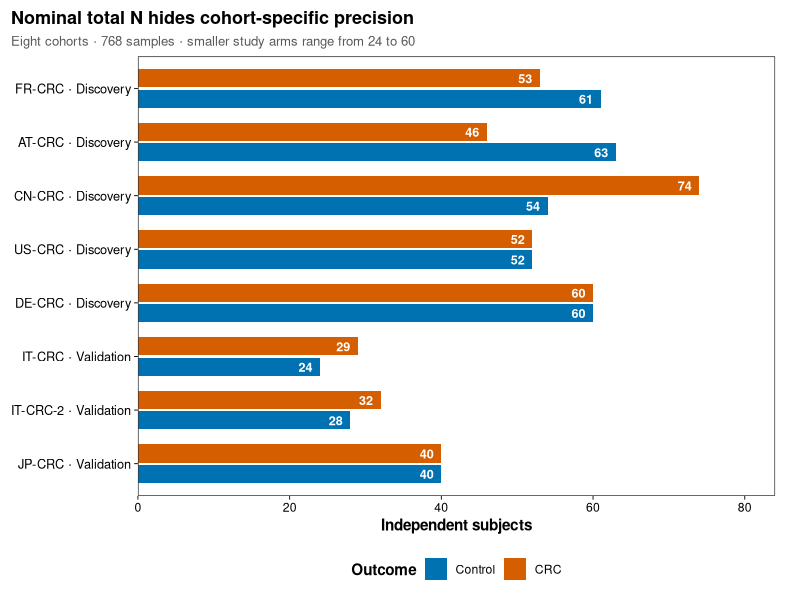
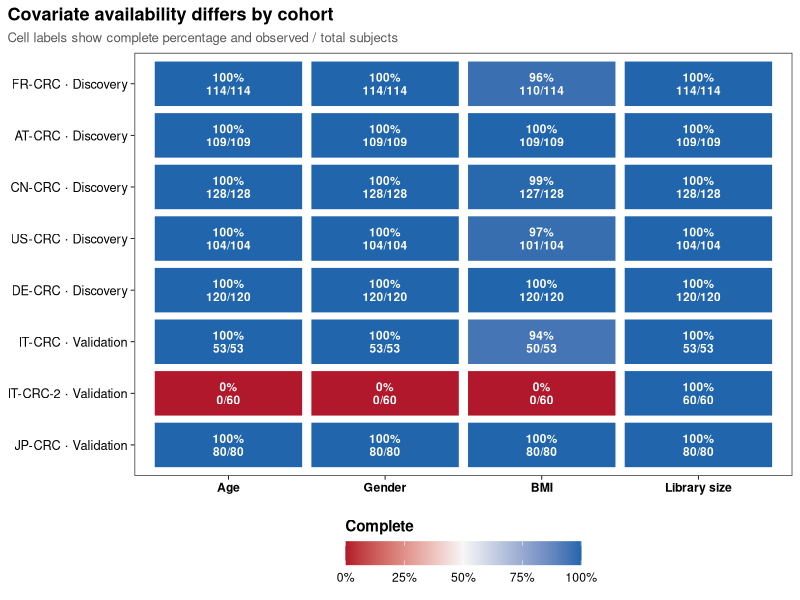
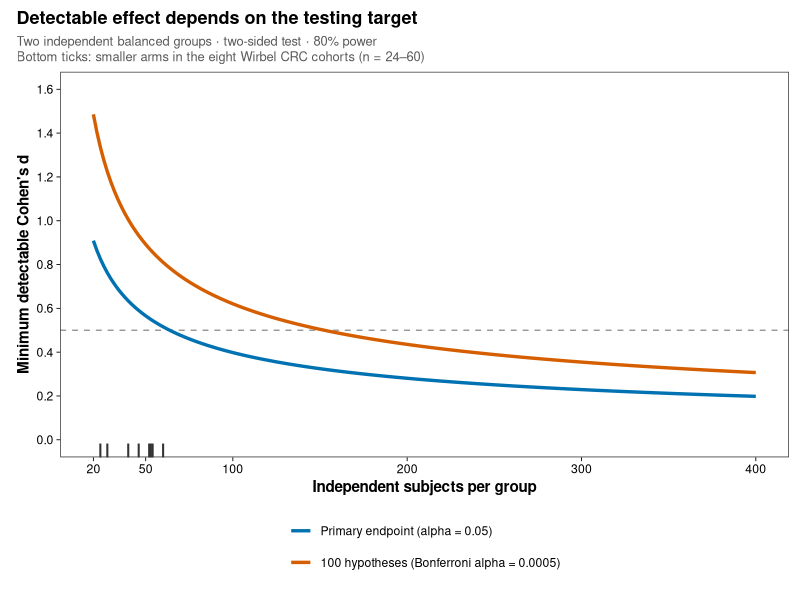

Write the R code that produced these figures, in order.
## ---- chunk 1
library(ggplot2)
library(scales)
library(digest)
library(knitr)

set.seed(20260719)

stopifnot(
  digest(
    "data/small/03-crc-design-audit.tsv",
    algo = "sha256",
    file = TRUE
  ) == "7bdbd41dbdbec761462b2686650cb3e73aa656552d2f031838c6657c13209d8a"
)

pal_pub <- c(
  "#0072B2", "#D55E00", "#009E73", "#CC79A7",
  "#E69F00", "#56B4E9", "#F0E442", "#999999"
)

scale_color_pub <- function(...) {
  ggplot2::scale_color_manual(values = pal_pub, ...)
}

scale_fill_pub <- function(...) {
  ggplot2::scale_fill_manual(values = pal_pub, ...)
}

theme_pub <- function(base_size = 12) {
  ggplot2::theme_bw(base_size = base_size, base_family = "sans") +
    ggplot2::theme(
      panel.grid = ggplot2::element_blank(),
      axis.text = ggplot2::element_text(color = "black"),
      axis.ticks = ggplot2::element_line(color = "black", linewidth = 0.3),
      legend.key = ggplot2::element_blank(),
      legend.background = ggplot2::element_rect(
        fill = scales::alpha("white", 0.7),
        color = NA
      ),
      plot.title.position = "plot"
    )
}

save_pub <- function(
  plot,
  file_base,
  width = 160,
  height = 105,
  units = "mm",
  dpi = 300
) {
  dir.create(
    dirname(file_base),
    recursive = TRUE,
    showWarnings = FALSE
  )
  ggplot2::ggsave(
    paste0(file_base, ".pdf"),
    plot,
    width = width,
    height = height,
    units = units,
    device = grDevices::cairo_pdf
  )
  ggplot2::ggsave(
    paste0(file_base, ".png"),
    plot,
    width = width,
    height = height,
    units = units,
    dpi = dpi,
    bg = "white"
  )
  ggplot2::ggsave(
    paste0(file_base, ".tiff"),
    plot,
    width = width,
    height = height,
    units = units,
    dpi = dpi,
    compression = "lzw",
    bg = "white"
  )
  invisible(plot)
}
## ---- chunk 2
design <- read.delim(
  "data/small/03-crc-design-audit.tsv",
  check.names = FALSE,
  stringsAsFactors = FALSE,
  na.strings = c("", "NA")
)

required_columns <- c(
  "Study", "Role", "Group", "N",
  "Age_observed", "Age_complete_pct",
  "Gender_observed", "Gender_complete_pct",
  "BMI_observed", "BMI_complete_pct",
  "Library_observed", "Library_complete_pct"
)
stopifnot(
  nrow(design) == 16L,
  all(required_columns %in% names(design)),
  !anyDuplicated(design[c("Study", "Group")]),
  setequal(design$Group, c("Control", "CRC")),
  sum(design$N) == 768L,
  sum(design$N[design$Group == "CRC"]) == 386L,
  sum(design$N[design$Group == "Control"]) == 382L
)

kable(design[, c(
  "Study", "Role", "Group", "N",
  "Age_observed", "Gender_observed",
  "BMI_observed", "Library_median_m_reads"
)])
## ---- chunk 3
study_order <- unique(design$Study)
control_rows <- design[design$Group == "Control", , drop = FALSE]
control_rows <- control_rows[
  match(study_order, control_rows$Study),
  ,
  drop = FALSE
]
crc_rows <- design[design$Group == "CRC", , drop = FALSE]
crc_rows <- crc_rows[
  match(study_order, crc_rows$Study),
  ,
  drop = FALSE
]
stopifnot(identical(control_rows$Study, crc_rows$Study))

cohort_counts <- data.frame(
  Study = study_order,
  Role = control_rows$Role,
  Control = control_rows$N,
  CRC = crc_rows$N,
  Smaller_arm = pmin(control_rows$N, crc_rows$N),
  Total = control_rows$N + crc_rows$N,
  stringsAsFactors = FALSE
)

stopifnot(
  min(cohort_counts$Smaller_arm) == 24L,
  max(cohort_counts$Smaller_arm) == 60L,
  stats::median(cohort_counts$Smaller_arm) == 49
)

kable(cohort_counts)
## ---- chunk 4
covariate_spec <- data.frame(
  Variable = c("Age", "Gender", "BMI", "Library size"),
  Observed_column = c(
    "Age_observed",
    "Gender_observed",
    "BMI_observed",
    "Library_observed"
  ),
  stringsAsFactors = FALSE
)

completeness <- do.call(
  rbind,
  lapply(study_order, function(study) {
    rows <- design[design$Study == study, , drop = FALSE]
    total <- sum(rows$N)
    observed <- vapply(
      covariate_spec$Observed_column,
      function(column) sum(rows[[column]]),
      numeric(1)
    )
    data.frame(
      Study = study,
      Role = unique(rows$Role),
      Variable = covariate_spec$Variable,
      Observed = observed,
      Total = total,
      Complete_pct = 100 * observed / total,
      stringsAsFactors = FALSE
    )
  })
)

missing_totals <- data.frame(
  Variable = covariate_spec$Variable,
  Missing = vapply(
    covariate_spec$Observed_column,
    function(column) sum(design$N - design[[column]]),
    numeric(1)
  ),
  stringsAsFactors = FALSE
)

stopifnot(
  identical(
    missing_totals$Missing,
    c(60, 60, 71, 0)
  ),
  all(
    completeness$Complete_pct[
      completeness$Study == "IT-CRC-2" &
        completeness$Variable != "Library size"
    ] == 0
  ),
  all(
    completeness$Complete_pct[
      completeness$Study == "IT-CRC-2" &
        completeness$Variable == "Library size"
    ] == 100
  )
)

kable(missing_totals)
## ---- chunk 5
alpha_scenarios <- data.frame(
  Scenario = c(
    "One primary endpoint",
    "100 confirmatory hypotheses"
  ),
  Alpha = c(0.05, 0.05 / 100),
  Label = c(
    "Primary endpoint (alpha = 0.05)",
    "100 hypotheses (Bonferroni alpha = 0.0005)"
  ),
  stringsAsFactors = FALSE
)

n_grid <- seq(20, 400, by = 2)
target_power <- 0.80

power_sensitivity <- do.call(
  rbind,
  lapply(seq_len(nrow(alpha_scenarios)), function(i) {
    alpha_value <- alpha_scenarios$Alpha[i]
    data.frame(
      N_per_group = n_grid,
      Detectable_d = vapply(
        n_grid,
        function(n) {
          stats::power.t.test(
            n = n,
            delta = NULL,
            sd = 1,
            sig.level = alpha_value,
            power = target_power,
            type = "two.sample",
            alternative = "two.sided"
          )$delta
        },
        numeric(1)
      ),
      Scenario = alpha_scenarios$Scenario[i],
      Label = alpha_scenarios$Label[i],
      Alpha = alpha_value,
      stringsAsFactors = FALSE
    )
  })
)

curve_checks <- split(
  power_sensitivity$Detectable_d,
  power_sensitivity$Scenario
)
stopifnot(all(vapply(
  curve_checks,
  function(x) all(diff(x) < 0),
  logical(1)
)))

detectable_at <- function(n, alpha_value) {
  stats::power.t.test(
    n = n,
    delta = NULL,
    sd = 1,
    sig.level = alpha_value,
    power = target_power,
    type = "two.sample",
    alternative = "two.sided"
  )$delta
}

sensitivity_landmarks <- data.frame(
  N_per_group = c(24, 60, 24, 60),
  Alpha = c(0.05, 0.05, 0.0005, 0.0005)
)
sensitivity_landmarks$Detectable_d <- mapply(
  detectable_at,
  sensitivity_landmarks$N_per_group,
  sensitivity_landmarks$Alpha
)
kable(sensitivity_landmarks, digits = 3)
## ---- chunk 6
analysis_target <- 60
loss_scenarios <- c(
  "5% unusable" = 0.05,
  "10% unusable" = 0.10,
  "15% unusable" = 0.15
)

recruitment <- data.frame(
  Scenario = names(loss_scenarios),
  Analysis_target_per_group = analysis_target,
  Expected_unusable = unname(loss_scenarios),
  Recruit_per_group = ceiling(
    analysis_target / (1 - unname(loss_scenarios))
  ),
  stringsAsFactors = FALSE
)
kable(recruitment)
## ---- chunk 7
balance_long <- rbind(
  data.frame(
    Study = cohort_counts$Study,
    Role = cohort_counts$Role,
    Group = "Control",
    N = cohort_counts$Control
  ),
  data.frame(
    Study = cohort_counts$Study,
    Role = cohort_counts$Role,
    Group = "CRC",
    N = cohort_counts$CRC
  )
)
balance_long$Study_label <- paste0(
  balance_long$Study,
  ifelse(
    balance_long$Role == "Discovery / meta-analysis",
    " · Discovery",
    " · Validation"
  )
)
study_labels <- unique(balance_long$Study_label)
balance_long$Study_label <- factor(
  balance_long$Study_label,
  levels = rev(study_labels)
)
balance_long$Group <- factor(
  balance_long$Group,
  levels = c("Control", "CRC")
)

p_cohort_balance <- ggplot(
  balance_long,
  aes(N, Study_label, fill = Group)
) +
  geom_col(
    position = position_dodge(width = 0.76),
    width = 0.68,
    orientation = "y"
  ) +
  geom_text(
    aes(x = N - 1.0, label = N),
    position = position_dodge(width = 0.76),
    hjust = 1,
    size = 3.2,
    fontface = "bold",
    color = "white"
  ) +
  scale_fill_manual(
    values = c("Control" = "#0072B2", "CRC" = "#D55E00"),
    drop = FALSE
  ) +
  scale_x_continuous(
    limits = c(0, 84),
    breaks = seq(0, 80, by = 20),
    expand = expansion(mult = c(0, 0))
  ) +
  labs(
    title = "Nominal total N hides cohort-specific precision",
    subtitle = "Eight cohorts · 768 samples · smaller study arms range from 24 to 60",
    x = "Independent subjects",
    y = NULL,
    fill = "Outcome"
  ) +
  theme_pub(base_size = 11) +
  theme(
    plot.title = element_text(face = "bold", size = 13),
    plot.subtitle = element_text(color = "grey35", size = 9.5),
    axis.title = element_text(face = "bold"),
    axis.text.y = element_text(size = 9.2),
    legend.position = "bottom",
    legend.title = element_text(face = "bold"),
    plot.margin = margin(8, 18, 8, 8)
  )

p_cohort_balance
save_pub(
  p_cohort_balance,
  "figures/03-cohort-balance",
  width = 180,
  height = 125
)
## ---- chunk 8
completeness$Study_label <- paste0(
  completeness$Study,
  ifelse(
    completeness$Role == "Discovery / meta-analysis",
    " · Discovery",
    " · Validation"
  )
)
completeness$Study_label <- factor(
  completeness$Study_label,
  levels = rev(study_labels)
)
completeness$Variable <- factor(
  completeness$Variable,
  levels = covariate_spec$Variable
)
completeness$Cell_label <- sprintf(
  "%.0f%%\n%d/%d",
  completeness$Complete_pct,
  completeness$Observed,
  completeness$Total
)
completeness$Text_color <- ifelse(
  completeness$Complete_pct <= 20 |
    completeness$Complete_pct >= 80,
  "white",
  "black"
)

p_covariate_completeness <- ggplot(
  completeness,
  aes(Variable, Study_label, fill = Complete_pct)
) +
  geom_tile(
    color = "white",
    linewidth = 1.0,
    width = 0.96,
    height = 0.92
  ) +
  geom_text(
    aes(label = Cell_label, color = Text_color),
    size = 3.0,
    fontface = "bold",
    lineheight = 0.92
  ) +
  scale_color_identity() +
  scale_fill_gradient2(
    low = "#B2182B",
    mid = "#F7F7F7",
    high = "#2166AC",
    midpoint = 50,
    limits = c(0, 100),
    breaks = c(0, 25, 50, 75, 100),
    labels = function(x) paste0(x, "%")
  ) +
  labs(
    title = "Covariate availability differs by cohort",
    subtitle = "Cell labels show complete percentage and observed / total subjects",
    x = NULL,
    y = NULL,
    fill = "Complete"
  ) +
  theme_pub(base_size = 11) +
  theme(
    plot.title = element_text(face = "bold", size = 13),
    plot.subtitle = element_text(color = "grey35", size = 9.5),
    axis.text.x = element_text(face = "bold"),
    axis.text.y = element_text(size = 9.2),
    legend.position = "bottom",
    legend.title = element_text(face = "bold")
  ) +
  guides(fill = guide_colorbar(
    title.position = "top",
    barwidth = grid::unit(60, "mm")
  ))

p_covariate_completeness
save_pub(
  p_covariate_completeness,
  "figures/03-covariate-completeness",
  width = 185,
  height = 125
)
## ---- chunk 9
power_sensitivity$Label <- factor(
  power_sensitivity$Label,
  levels = alpha_scenarios$Label
)
arm_sizes <- cohort_counts[, c("Study", "Smaller_arm")]

power_colors <- c(
  "Primary endpoint (alpha = 0.05)" = "#0072B2",
  "100 hypotheses (Bonferroni alpha = 0.0005)" = "#D55E00"
)

p_power_sensitivity <- ggplot(
  power_sensitivity,
  aes(N_per_group, Detectable_d, color = Label)
) +
  geom_hline(
    yintercept = 0.5,
    color = "grey60",
    linewidth = 0.5,
    linetype = "dashed"
  ) +
  geom_line(linewidth = 1.15) +
  geom_rug(
    data = arm_sizes,
    aes(x = Smaller_arm),
    inherit.aes = FALSE,
    sides = "b",
    color = "grey20",
    linewidth = 0.7,
    length = grid::unit(3.5, "mm")
  ) +
  scale_color_manual(values = power_colors) +
  scale_x_continuous(
    breaks = c(20, 50, 100, 200, 300, 400),
    limits = c(20, 400)
  ) +
  scale_y_continuous(
    breaks = seq(0, 1.6, by = 0.2),
    limits = c(0, 1.6)
  ) +
  labs(
    title = "Detectable effect depends on the testing target",
    subtitle = paste0(
      "Two independent balanced groups · two-sided test · 80% power\n",
      "Bottom ticks: smaller arms in the eight Wirbel CRC cohorts (n = 24–60)"
    ),
    x = "Independent subjects per group",
    y = "Minimum detectable Cohen's d",
    color = NULL
  ) +
  theme_pub(base_size = 11) +
  theme(
    plot.title = element_text(face = "bold", size = 13),
    plot.subtitle = element_text(
      color = "grey35",
      size = 9.3,
      lineheight = 1.0
    ),
    axis.title = element_text(face = "bold"),
    legend.position = "bottom",
    legend.text = element_text(size = 8.8),
    plot.margin = margin(8, 8, 13, 12)
  ) +
  guides(color = guide_legend(nrow = 2, byrow = TRUE))

p_power_sensitivity
save_pub(
  p_power_sensitivity,
  "figures/03-power-sensitivity",
  width = 185,
  height = 120
)
